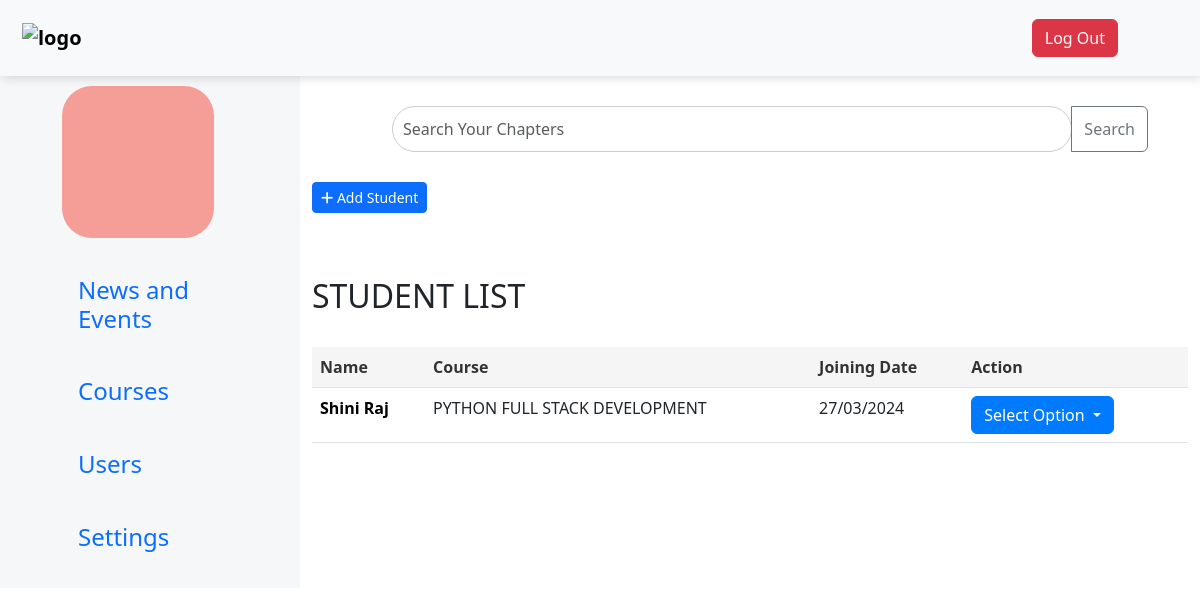
Page /users/student/list/ (signed in) on the earlier database version.
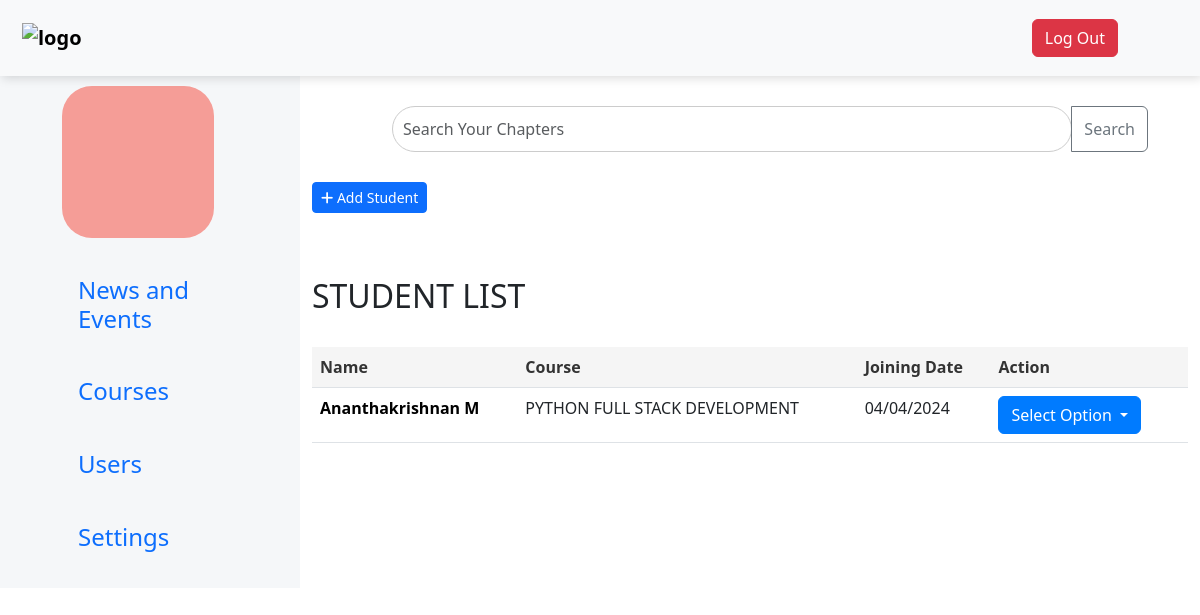
Same page on the later database version.
### users/models.py (models this page shows, shortened)
class Student(models.Model):
    user = models.OneToOneField(User, on_delete=models.CASCADE)
    course = models.ForeignKey(Course, on_delete=models.CASCADE, null=True, default=None)
    class Meta:
        ordering = ("-user__date_joined",)

class User(AbstractUser):
    is_student = models.BooleanField(default=False)
    is_admin = models.BooleanField(default=False)
    gender = models.CharField(max_length=1, choices=GENDERS, blank=True, null=True)
    phone = models.CharField(max_length=60, blank=True, null=True)
    address = models.CharField(max_length=60, blank=True, null=True)
    picture = models.ImageField(upload_to="profile_pictures/%Y/%m/%d/", default="default.png", null=True)
    email = models.EmailField(blank=True, null=True)
    groups = models.ManyToManyField(
        Group, related_name='custom_user_groups', blank=True,
        help_text="The groups this user belongs to. A user will get all permissions granted to each of their groups.",
    )
    user_permissions = models.ManyToManyField(
        Permission, related_name='custom_user_permissions', blank=True,
        help_text="Specific permissions for this user.",
    )
    username_validator = ASCIIUsernameValidator()
    objects = CustomUserManager()
    class Meta:
        ordering = ("-date_joined",)
    @property
    def get_full_name(self):
        full_name = self.username
        if self.first_name and self.last_name:
            full_name = f"{self.first_name} {self.last_name}"
        return full_name

### courses/models.py (models this page shows)
class Course(models.Model):
    title = models.CharField(max_length=200)
    duration = models.IntegerField(null=True, default=0)
    image=models.ImageField(upload_to="course_icon/%Y/%m/%d/", default="default.png", null=True)
    date_added = models.DateTimeField(auto_now_add=True)
    summary = models.TextField(null=True, blank=True)
    total_quiz_score = models.FloatField(default=0)
    objects = CourseManager()
    def __str__(self):
        return self.title

### users/decorators.py (the view)
    def wrapper(request, *args, **kwargs):
        if test_func(request.user):
            return function(request, *args, **kwargs) if function else None
        else:
            return redirect(redirect_to)

### users/views.py (called while the page is built)
@login_required
@admin_required
def student_list(request):
    students = Student.objects.all()
    return render(request, "users/student_list.html", {"students": students})

### templates/users/student_list.html (shortened to what this page needs)
{% extends 'base.html' %}
{% block content %}
    {% if request.user.is_admin %}
    <div class="admin-actions">
        <a class="btn btn-sm btn-primary" href="{% url 'users:student_add' %}"><i class="fa-solid fa-plus"></i> Add Student</a>
    </div>
    {% endif %}
    <br>
    <div class="students-list">
        <h2>STUDENT LIST</h2>
        <br>
        <table class="table">
            <thead>
                <tr>
                    <th>Name</th>
                    <th>Course</th>
                    <th>Joining Date</th>
                    {% if request.user.is_admin %}<th>Action</th>{% endif %}
                </tr>
            </thead>
            <tbody>
                {% for student in students %}
                <tr>
                    <td><a href="{% url 'users:student_profile' pk=student.pk %}">{{ student.user.get_full_name }}</a></td>
                    <td>{{ student.course }}</td>
                    <td>{{ student.user.date_joined|date:"d/m/Y" }}</td>
                    {% if request.user.is_admin %}
                    <td>
                        <div class="dropdown">
                            <button class="btn btn-secondary dropdown-toggle custom-dropdown-btn" type="button" id="dropdownMenuButton" data-bs-toggle="dropdown" aria-expanded="false">
                                Select Option
                            </button>
                        </div>
                    </td>
                    {% endif %}
                </tr>
                {% endfor %}
            </tbody>
        </table>
    </div>
{% endblock content %}

Differences in the rows shown:
removed Student: user.get_full_name "Shini Raj", course "PYTHON FULL STACK DEVELOPMENT", user.date_joined "27/03/2024"
added Student: user.get_full_name "Ananthakrishnan M", course "PYTHON FULL STACK DEVELOPMENT", user.date_joined "04/04/2024"
